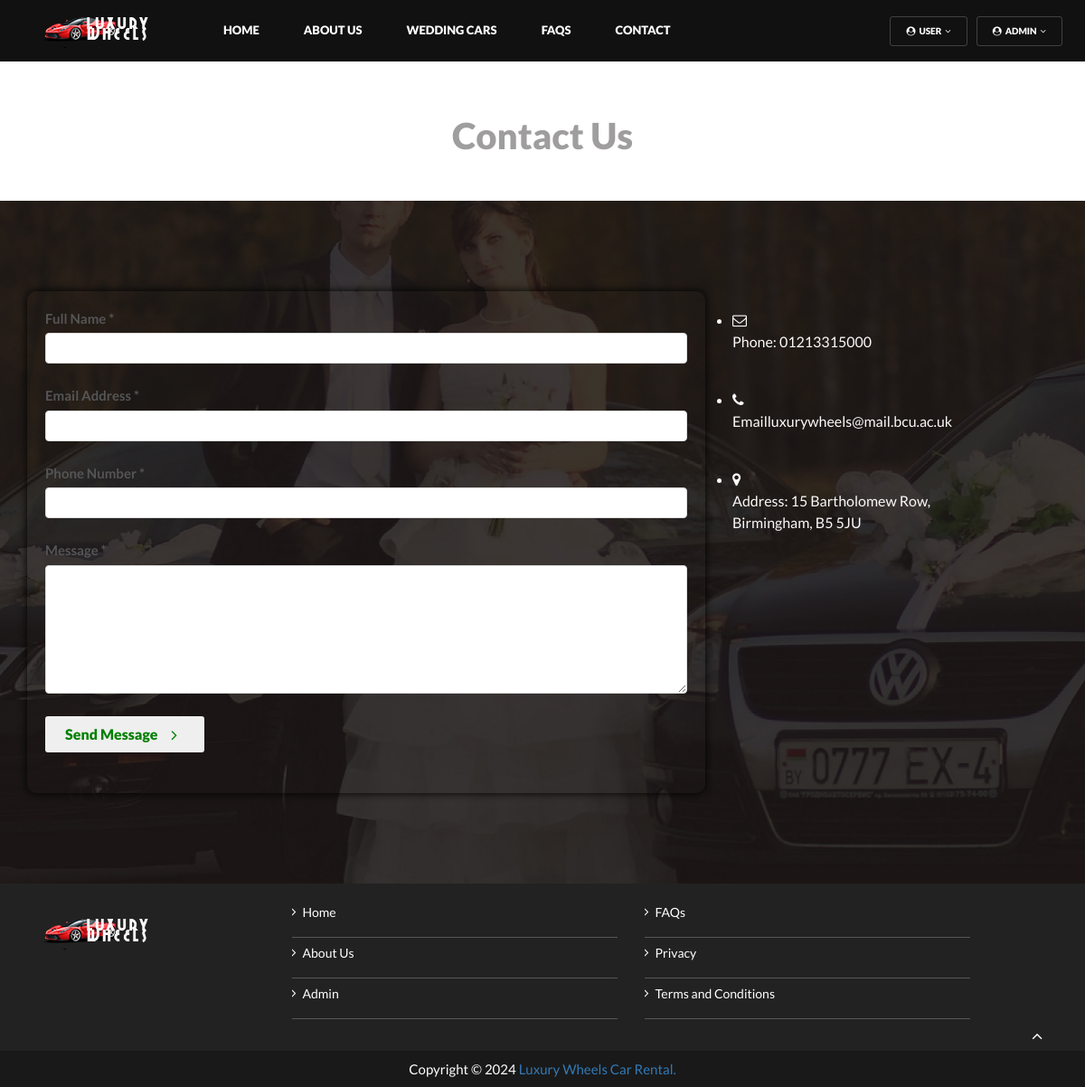
The page /contact-us.php on the database its author committed.
### tables this page shows
CREATE TABLE `contactusinfo` (
  `id` int(11) NOT NULL,
  `Address` tinytext DEFAULT NULL,
  `Email` varchar(255) DEFAULT NULL,
  `ContactNo` char(20) DEFAULT NULL
);

### contact-us.php (the view, shortened to what this page needs)
<?php
include('includes/config.php');
?>
<!DOCTYPE HTML>
<html lang="en" class="h-100">
<head>
    <link rel="stylesheet" href="assets/css/bootstrap.min.css" type="text/css">
    <link rel="stylesheet" href="assets/css/style.css" type="text/css">
    <link href="assets/css/font-awesome.min.css" rel="stylesheet">
</head>
<body>
    <?php include('includes/header.php');?>
    <?php echo '<div class="about_info about_content"><h2>Contact Us</h2></div>'; ?>
    <div class="contactus_page section-padding">
        <div class="container">
            <div class="row">
                <div class="col-md-8">
                    <div class="contact_form gray-bg">
                        <form method="post">
                            <div class="form-group">
                                <label class="control-label">Full Name <span>*</span></label>
                                <input type="text" name="fullname" class="form-control white_bg" id="fullname" required>
                            </div>
                            <div class="form-group">
                                <label class="control-label">Email Address <span>*</span></label>
                                <input type="email" name="email" class="form-control white_bg" id="emailaddress" required>
                            </div>
                            <div class="form-group">
                                <label class="control-label">Phone Number <span>*</span></label>
                                <input type="text" name="contactno" class="form-control white_bg" id="phonenumber" required>
                            </div>
                            <div class="form-group">
                                <label class="control-label">Message <span>*</span></label>
                                <textarea class="form-control white_bg" name="message" rows="4" required></textarea>
                            </div>
                            <div class="form-group">
                                <button class="btn" type="submit" name="send">Send Message <span class="angle_arrow"><i class="fa fa-angle-right" aria-hidden="true"></i></span></button>
                            </div>
                        </form>
                    </div>
                </div>
                <div class="col-md-2">
                    <div class="contact_detail">
                        <?php
                        $sql = "SELECT Address, Email, ContactNo FROM contactusinfo";
                        $query = $dbh->prepare($sql);
                        $query->execute();
                        $results = $query->fetchAll(PDO::FETCH_OBJ);
                        if($query->rowCount() > 0) {
                            foreach($results as $result) { ?>
                                <ul>
                                    <li>
                                        <div class="icon_wrap"><i class="fa fa-envelope-o" aria-hidden="true"></i></div>
                                        <div class="contact_info_m"><a href="mailto:<?php echo htmlentities($result->ContactNo); ?>"><?php echo htmlentities($result->ContactNo); ?></a></div>
                                    </li>
                                    <li>
                                        <div class="icon_wrap"><i class="fa fa-phone" aria-hidden="true"></i></div>
                                        <div class="contact_info_m"><a href="tel:<?php echo htmlentities($result->Email); ?>"><?php echo htmlentities($result->Email); ?></a></div>
                                    </li>
                                    <li>
                                        <div class="icon_wrap"><i class="fa fa-map-marker" aria-hidden="true"></i></div>
                                        <div class="contact_info_m"><?php echo htmlentities($result->Address); ?></div>
                                    </li>
                                </ul>
                        <?php }
                        } ?>
                    </div>
                </div>
            </div>
        </div>
    </div>
    <?php include('includes/footer.php');?>
    <div id="back-top" class="back-top"> <a href="#top"><i class="fa fa-angle-up" aria-hidden="true"></i> </a> </div>
</body>
</html>

### style.css (style rules this page uses)
body { font-family: 'Lato', sans-serif; margin:0px; padding:0px !important; overflow-x:hidden; color:rgb(50, 47, 47); }
h1, h2, h3, h4, h5, h6 { color:#9f9d9d; font-weight:900; }
h2 { font-size: 40px; }
a { transition-duration:0.5s; -moz-transition-duration:0.5s; -o-transition-duration:0.5s; -webkit-transition-duration:0.5s; -ms-transition-duration:0.5s; text-decoration:none; }
ul li, ol li { font-size: 16px; line-height: 26px; margin: 0 auto 10px; }
ul li i, ol li i { margin:0 12px 0 0; }
.btn { border: medium none; border-radius: 3px; color: #ffffff; font-size: 16px; font-weight: 800; line-height: 30px; margin: auto; padding: 7px 36px; transition: all 0.3s linear 0s; -moz-transition: all 0.3s linear 0s; -o-transition: all 0.3s linear 0s; -webkit-transition: all 0.3s linear 0s; -ms-transition: all 0.3s linear 0s; }
.angle_arrow { border-radius: 20%; display: inline-block; height: 22px; line-height: 20px; margin-left: 4px; text-align: center; vertical-align: text-top; width: 22px; }
.btn .angle_arrow .fa { display: block; font-size: 18px; line-height: 22px; margin: 0; vertical-align: middle; }
.btn { color: green; }
.form-group { margin-bottom: 15px; position: relative; }
.form-control { background: #eeeeee none repeat scroll 0 0; border: 0 none; border-radius: 3px; box-shadow: none; color: #888888; font-size: 15px; line-height: 30px; padding: 0 15px; }
.control-label { color:#555; font-size:15px; font-weight:700; }
.form-control.white_bg { background:#fff; border:#e6e5e5 solid 1px; }
.gray-bg { background: none; box-shadow: 0 0 10px rgba(0, 0, 0, 10.2); }
.section-padding { padding: 110px 0; }
.back-top { bottom: 35px; position: fixed; right: 33px; z-index: 1; }
.back-top a { border-radius: 20%; color: #ffffff; display: block; font-size: 19px; height: 40px; line-height: 36px; text-align: center; vertical-align: top; width: 40px; }
.about_info { background: #ffffff none repeat scroll 0 0; box-shadow: 0 0 10px rgba(0, 0, 0, 0.2); padding:40px 20px; text-align:center; transition-duration: 0.3s; -moz-transition-duration: 0.3s; -o-transition-duration: 0.3s; -webkit-transition-duration: 0.3s; -ms-transition-duration: 0.3s; }
.section-padding { padding: 14px 0; }
.contactus_page { background-image: url('../images/couple-5238144_1280.jpg'); background-size: cover; background-position: center; background-attachment: fixed; padding: 50px 0; text-align: center; }
.contact_form { padding: 20px; border-radius: 10px; text-align: left; }
.contact_form .form-control { margin-bottom: 20px; padding: 10px; border: 1px solid #ddd; border-radius: 4px; font-size: 16px; width: 100%; }
.contact_form .form-group { margin-bottom: 25px; }
.contact_detail ul { padding: 0; margin: 0; text-align: left; display: grid; }
.contact_detail li { color: #fcf9f9; font-size: 16px; line-height: 24px; margin: 20px 0; }
.contact_detail li a { color: #fcf9f9; text-decoration: none; }
@media (min-width:992px) and (max-width:1200px) { .section-padding { padding: 100px 0; } }
@media (min-width:992px) and (max-width:1200px) { .btn { padding: 5px 22px; } }

### rows shown on the page
contactusinfo: ContactNo "Phone: 01213315000", Email "Emailluxurywheels@mail.bcu.ac.uk", Address "Address: 15 Bartholomew Row, Birmingham, B5 5JU"
